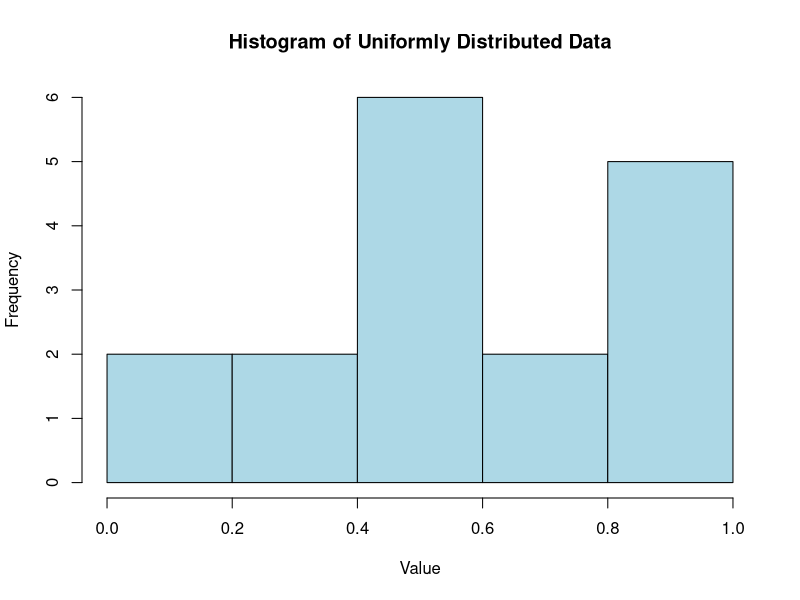
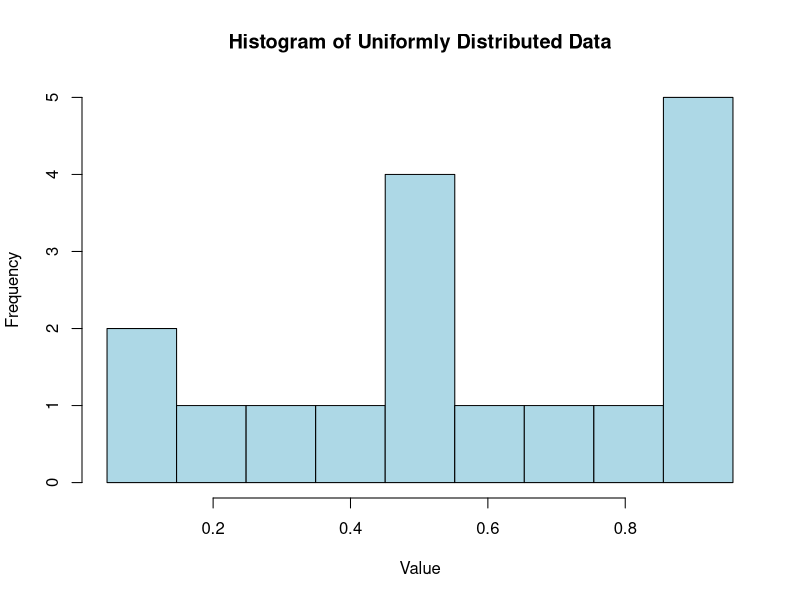
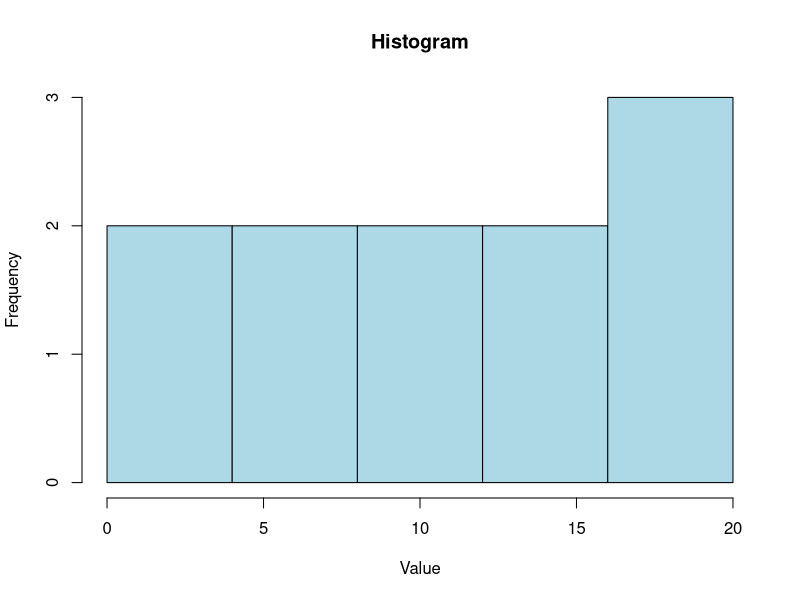
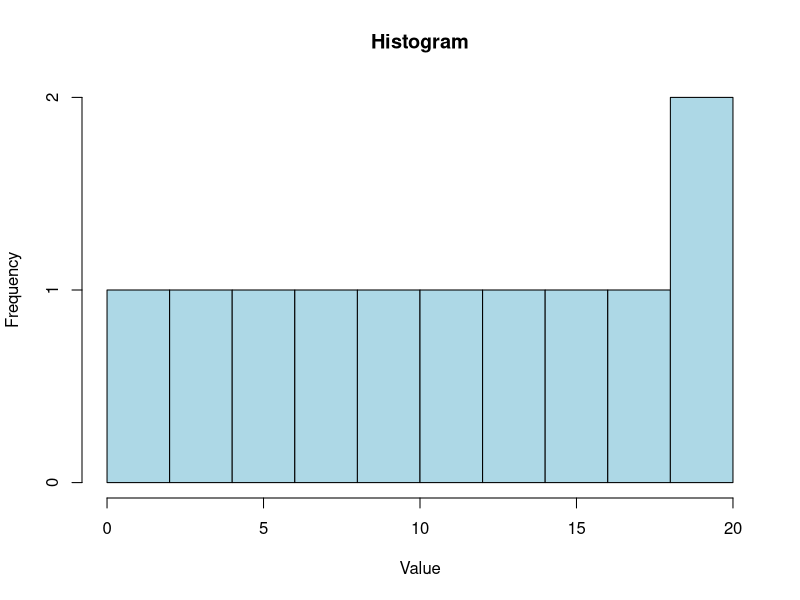

Write the R code that produced these figures, in order.
## ---- chunk 1
# Set seed for reproducibility
set.seed(123)

# Simulate 17 observations from a uniform distribution
data <- runif(17, min = 0, max = 1)
## ---- chunk 2
# Create a histogram with 10 bins
hist(data, breaks = 4, main = "Histogram of Uniformly Distributed Data", xlab = "Value", col = "lightblue", border = "black")
## ---- chunk 3
# Manually specify bin boundaries for 10 bins
min_data <- min(data) # Minimum THEORETICAL Value of the Data
max_data <- max(data) # Minimum Value of the Data
bin_breaks_10 <- seq(min_data, max_data, length.out = 10)

# Create a histogram with 10 bins
hist(data, breaks = bin_breaks_10, main = "Histogram of Uniformly Distributed Data",
    xlab = "Value", col = "lightblue", border = "black")
## ---- chunk 4
# Create a data frame with the given data
neighborhood_data <- data.frame(
  Neighborhood = c("N1", "N2", "N3", "N4", "N5", "N6", "N7", "N8", "N9", "N10", "N11"),
  Number_of_Social_Activities = c(1.0, 2.9, 4.8, 6.7, 8.6, 10.5, 12.4, 14.3, 16.2, 18.1, 20.0),
  Social_Trust_Level = c(21.48, 48.90, 76.20, 96.73, 96.87, 98.58, 102.14, 85.35, 59.21, 37.10, 0)
)
# Display the data frame
print(neighborhood_data)

## ---- chunk 5
# Manually specify bin boundaries for 5 bins
min_data <- 0 # Minimum THEORETICAL Value of the Data
max_data <- max(neighborhood_data$Number_of_Social_Activities) # Maximum Value of the Data
bin_breaks <- seq(min_data, max_data, length.out = 5+1)  # Note we are doing: `(NUMBER OF BINS) + 1` as the `length.out` option. Essentially, we are creating a sequence (list) of breaks in the histogram (5 bins require unique 6 values for the limits [a,b] of the intervals).

# Create a histogram with 10 bins
hist(neighborhood_data$Number_of_Social_Activities, breaks = bin_breaks, main = "Histogram",
    xlab = "Value", col = "lightblue", border = "black")
## ---- chunk 6

# Create a histogram with 10 bins
hist(neighborhood_data$Number_of_Social_Activities, breaks = 7, main = "Histogram",
    xlab = "Value", col = "lightblue", border = "black")
